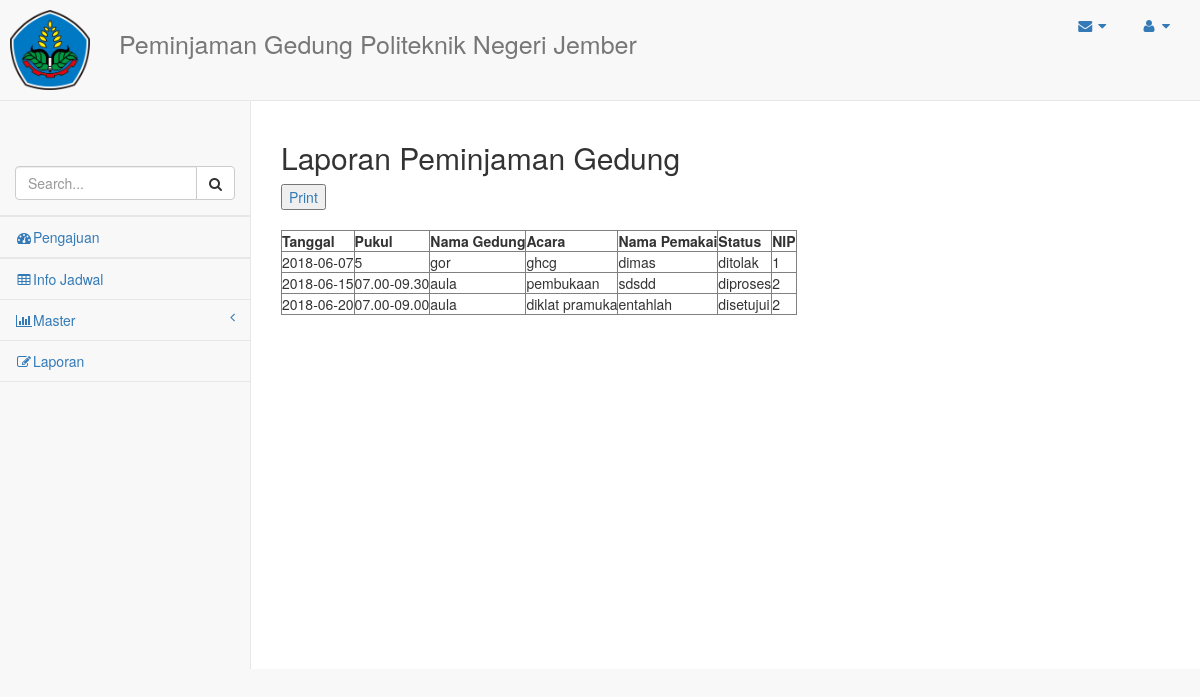
/index.php/menukepala/laporan, run on the app's committed database.
### tables this page shows
CREATE TABLE `peminjaman` (
  `ID_Peminjam` int(11) NOT NULL,
  `NIM` varchar(12) NOT NULL,
  `ID_Gedung` int(11) NOT NULL,
  `Keperluan` text NOT NULL,
  `Lama_pinjam` varchar(30) NOT NULL,
  `Tanggal_pinjam` date NOT NULL,
  `Tambahan` text,
  `Status` varchar(10) NOT NULL
);

CREATE TABLE `gedung` (
  `ID_Gedung` int(11) NOT NULL,
  `Nama_Gedung` varchar(30) NOT NULL,
  `Deskripsi` char(13) NOT NULL,
  `NIP` varchar(20) NOT NULL
);

CREATE TABLE `pengguna` (
  `NIM` varchar(12) NOT NULL,
  `nama_pengguna` varchar(30) NOT NULL,
  `noHp_pengguna` char(12) DEFAULT NULL,
  `jk_pengguna` varchar(6) NOT NULL,
  `password` varchar(15) NOT NULL,
  `alamat_pengguna` tinytext NOT NULL
);

### application/controllers/menukepala.php (called while the page is built, shortened)
<?php
class menukepala extends CI_Controller{
	function __construct(){
		$this->load->helper(array('url'));
		$this->load->model('login_model');
		$this->load->view('home/headerkepala');
	}
   public function laporan(){
		$data['ci']= $this->login_model->laporan();
		$this->load->view('pengajuankepala/laporan',$data);
   }
	}
?>

### index.php (called while the page is built, shortened)
<?php
require_once BASEPATH.'core/CodeIgniter.php';

### application/models/login_model.php (called while the page is built, shortened)
<?php
class login_model extends CI_Model{
		function laporan(){
		$query = $this->db->query ("SELECT gedung.NIP,peminjaman.ID_Peminjam,peminjaman.Tanggal_pinjam,gedung.Nama_Gedung,peminjaman.Lama_pinjam,peminjaman.Keperluan,pengguna.NIM,pengguna.Nama_Pengguna,peminjaman.Status FROM pengguna,peminjaman,gedung where pengguna.NIM = peminjaman.NIM AND peminjaman.ID_Gedung=gedung.ID_Gedung order by peminjaman.Tanggal_pinjam asc");
		return $query->result();
	}
}
?>

### application/views/pengajuankepala/laporan.php (the view, shortened to what this page needs)
<html>
	<head>
	</head>
	<body>
		<br>
		<h2>Laporan Peminjaman Gedung</h2>
		<p align="center">
			<table border="1">
				<tr>
				<th>Tanggal</th>
				<th>Pukul</th>
					<th>Nama Gedung</th>
					<th>Acara</th>
					<th>Nama Pemakai</th>
					<th>Status</th>
					<th>NIP</th>
				</tr>
				<?php
		foreach($ci as $data){
		?>
		<tr>
			<td><?php echo $data->Tanggal_pinjam ?></td>
			<td><?php echo $data->Lama_pinjam ?></td>
			<td><?php echo $data->Nama_Gedung?></td>
			<td><?php echo $data->Keperluan ?></td>
			<td><?php echo $data->Nama_Pengguna ?></td>
			<td><?php echo $data->Status ?></td>
			<td><?php echo $data->NIP ?></td>
		</tr>
		<?php } ?>
				<a href="laporan"><button onclick="window.print();">Print</button></a>
				<br><br>
			</table>
		</p>
	</body>
</html>

### data on the page
peminjaman: Tanggal_pinjam "2018-06-07", Lama_pinjam "5", ID_Gedung.Nama_Gedung "gor", Keperluan "ghcg", NIM.nama_pengguna "dimas", Status "ditolak", ID_Gedung.NIP "1"
peminjaman: Tanggal_pinjam "2018-06-15", Lama_pinjam "07.00-09.30", ID_Gedung.Nama_Gedung "aula", Keperluan "pembukaan", NIM.nama_pengguna "sdsdd", Status "diproses", ID_Gedung.NIP "2"
peminjaman: Tanggal_pinjam "2018-06-20", Lama_pinjam "07.00-09.00", ID_Gedung.Nama_Gedung "aula", Keperluan "diklat pramuka", NIM.nama_pengguna "entahlah", Status "disetujui", ID_Gedung.NIP "2"
